Frame 1 (no input): blank canvas, image omitted
Frame 60 (no input): blank canvas, image omitted
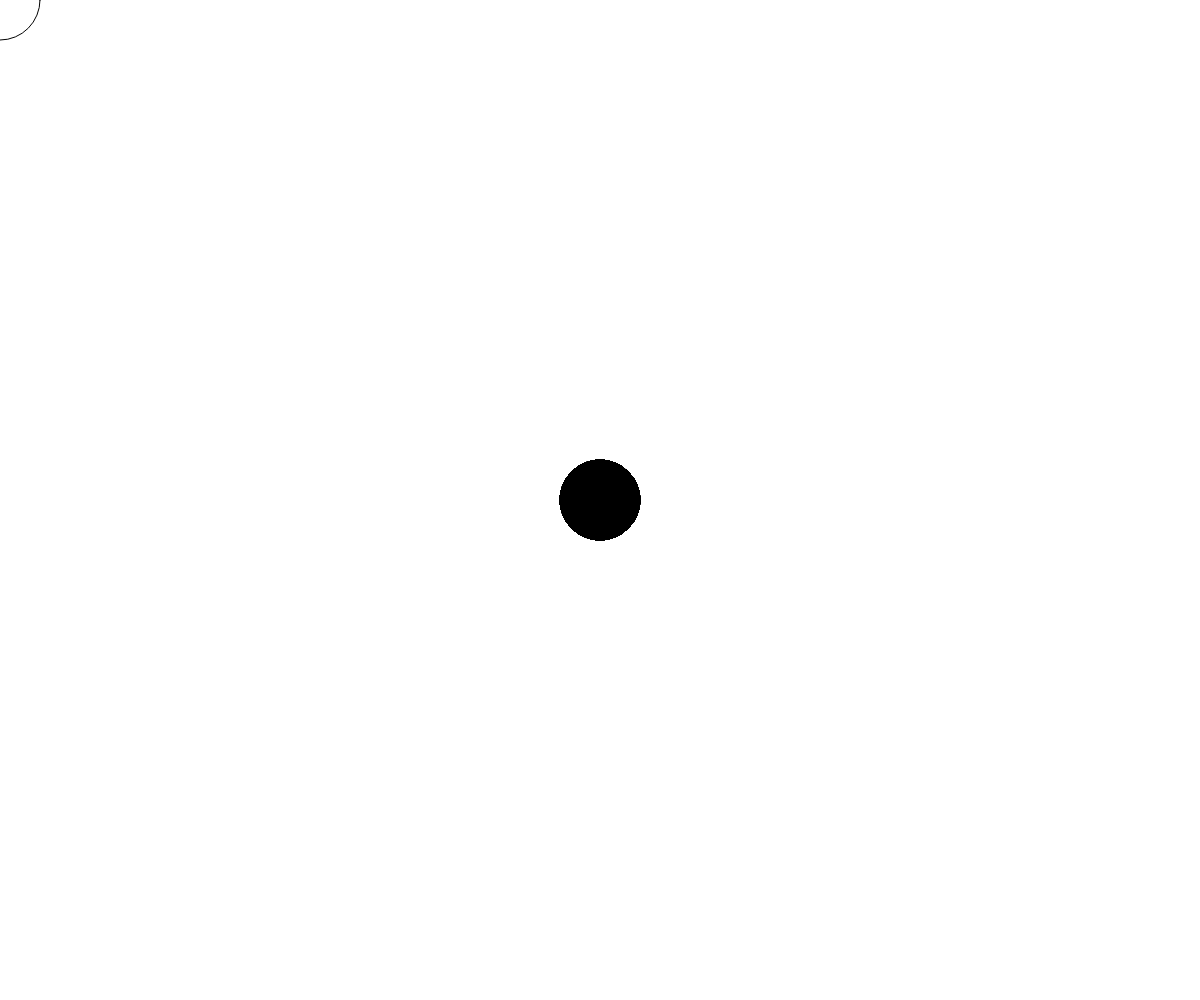
Frame 120 (the mouse pressed at the canvas centre since frame 60)

The p5.js sketch whose frames 1 and 60 were blank and that drew this single picture after the mouse press (run headless with seeded random() and noise() and a simulated clock; from frame 60 on, the mouse is pressed at the canvas centre):

// p5.js sketch
// ── sketch.js
function setup() {
  createCanvas(windowWidth, windowHeight);
  background(255);
  // put setup code here
}

function draw() {
  // background(255);
  if (mouseIsPressed){
    fill(0);
    ellipse(mouseX, mouseY, 80, 80);
  } else {
    background(255);
    fill(255);
    ellipse(mouseX, mouseY, 80, 80);
  }
}
